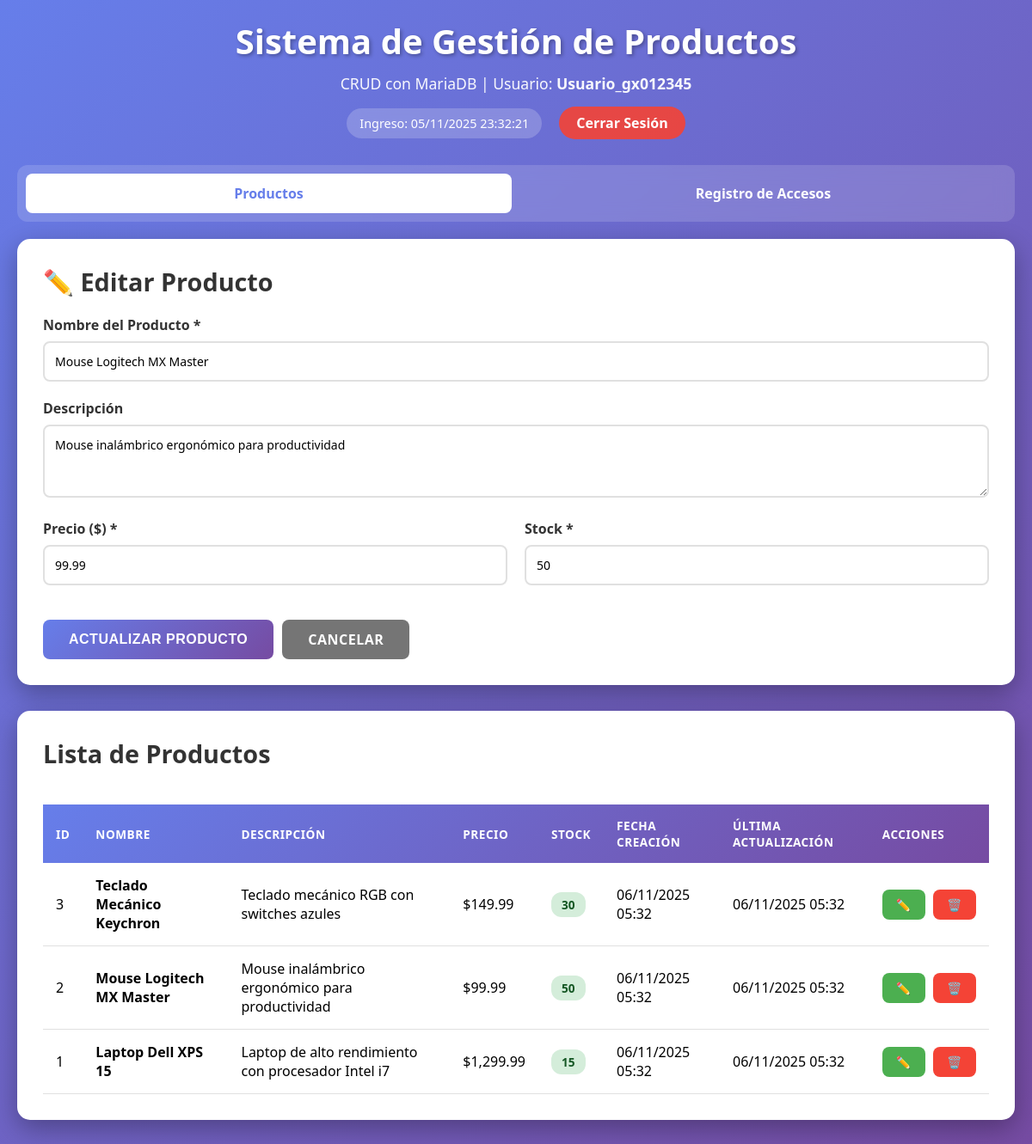
Screenshot of /?editar=2 with the database file from the repository.
### tables this page shows
CREATE TABLE IF NOT EXISTS productos (
    id INT AUTO_INCREMENT PRIMARY KEY,
    nombre VARCHAR(255) NOT NULL,
    descripcion TEXT,
    precio DECIMAL(10, 2) NOT NULL DEFAULT 0.00,
    stock INT NOT NULL DEFAULT 0,
    fecha_creacion TIMESTAMP DEFAULT CURRENT_TIMESTAMP,
    fecha_actualizacion TIMESTAMP DEFAULT CURRENT_TIMESTAMP ON UPDATE CURRENT_TIMESTAMP
);

### functions.php (called while the page is built, shortened)
<?php
function obtenerProductos() {
    $pdo = getConnection();
    $sql = "SELECT * FROM productos ORDER BY id DESC";
    $stmt = $pdo->query($sql);
    return $stmt->fetchAll();
}
function obtenerProductoPorId($id) {
    $pdo = getConnection();
    $sql = "SELECT * FROM productos WHERE id = ?";
    $stmt = $pdo->prepare($sql);
    $stmt->execute([ (int)$id ]);
    return $stmt->fetch();
}

### index.php (the view, shortened to what this page needs)
<?php
require_once __DIR__ . '/functions.php';
$editando = false;
$producto_edit = null;
if (isset($_GET['editar'])) {
    $editando = true;
    $id = intval($_GET['editar']);
    $producto_edit = obtenerProductoPorId($id);
}
$productos = obtenerProductos();
?>
<!DOCTYPE html>
<html lang="es">
<head>
    <link rel="stylesheet" href="styles.css">
</head>
<body>
    <div class="container">
        <div class="header">
            <h1> Sistema de Gestión de Productos</h1>
            <p>CRUD con MariaDB | Usuario: <strong><?php echo $_SESSION['usuario']; ?></strong></p>
            <div class="session-info">
                <span>Ingreso: <?php echo date('d/m/Y H:i:s', $_SESSION['ingreso_timestamp']); ?></span>
                <a href="logout.php" class="btn-logout" onclick="return confirm('¿Deseas cerrar sesión?')">Cerrar Sesión</a>
            </div>
        </div>
        <div class="nav-tabs">
            <a href="index.php" class="tab-link active">Productos</a>
            <a href="registros.php" class="tab-link">Registro de Accesos</a>
        </div>
        <div class="card">
            <h2><?php echo $editando ? '✏️ Editar Producto' : '➕ Agregar Nuevo Producto'; ?></h2>
            <form method="POST" action="">
                <div class="form-group">
                    <label for="nombre">Nombre del Producto *</label>
                    <input type="text" id="nombre" name="nombre"
                           value="<?php echo $editando ? $producto_edit['nombre'] : ''; ?>"
                           required>
                </div>
                <div class="form-group">
                    <label for="descripcion">Descripción</label>
                    <textarea id="descripcion" name="descripcion" rows="3"><?php echo $editando ? $producto_edit['descripcion'] : ''; ?></textarea>
                </div>
                <div class="form-row">
                    <div class="form-group">
                        <label for="precio">Precio ($) *</label>
                        <input type="number" id="precio" name="precio" step="0.01" min="0"
                               value="<?php echo $editando ? $producto_edit['precio'] : ''; ?>"
                               required>
                    </div>
                    <div class="form-group">
                        <label for="stock">Stock *</label>
                        <input type="number" id="stock" name="stock" min="0"
                               value="<?php echo $editando ? $producto_edit['stock'] : ''; ?>"
                               required>
                    </div>
                </div>
                <div class="form-actions">
                    <?php if ($editando): ?>
                        <button type="submit" name="actualizar" class="btn btn-primary">Actualizar Producto</button>
                        <a href="index.php" class="btn btn-cancel">Cancelar</a>
                    <?php else: ?>
                        <button type="submit" name="crear" class="btn btn-primary">Crear Producto</button>
                    <?php endif; ?>
                </div>
            </form>
        </div>
        <div class="card">
            <h2>Lista de Productos</h2>
            <?php if (count($productos) > 0): ?>
                <div class="table-responsive">
                    <table>
                        <thead>
                            <tr>
                                <th>ID</th>
                                <th>Nombre</th>
                                <th>Descripción</th>
                                <th>Precio</th>
                                <th>Stock</th>
                                <th>Fecha Creación</th>
                                <th>Última Actualización</th>
                                <th>Acciones</th>
                            </tr>
                        </thead>
                        <tbody>
                            <?php foreach ($productos as $producto): ?>
                                <tr>
                                    <td><?php echo $producto['id']; ?></td>
                                    <td><strong><?php echo $producto['nombre']; ?></strong></td>
                                    <td><?php echo substr($producto['descripcion'], 0, 50) . (strlen($producto['descripcion']) > 50 ? '...' : ''); ?></td>
                                    <td>$<?php echo number_format($producto['precio'], 2); ?></td>
                                    <td><span class="badge <?php echo $producto['stock'] > 10 ? 'badge-success' : ($producto['stock'] > 0 ? 'badge-warning' : 'badge-danger'); ?>">
                                        <?php echo $producto['stock']; ?>
                                    </span></td>
                                    <td><?php echo date('d/m/Y H:i', strtotime($producto['fecha_creacion'])); ?></td>
                                    <td><?php echo date('d/m/Y H:i', strtotime($producto['fecha_actualizacion'])); ?></td>
                                    <td class="actions">
                                        <a href="?editar=<?php echo $producto['id']; ?>" class="btn btn-edit">✏️</a>
                                        <a href="?eliminar=<?php echo $producto['id']; ?>"
                                           class="btn btn-delete"
                                           onclick="return confirm('¿Estás seguro de eliminar este producto?')">🗑️</a>
                                    </td>
                                </tr>
                            <?php endforeach; ?>
                        </tbody>
                    </table>
                </div>
            <?php endif; ?>
        </div>
    </div>
</body>
</html>

### styles.css (style rules this page uses)
* { margin: 0; padding: 0; box-sizing: border-box; }
body { font-family: 'Segoe UI', Tahoma, Geneva, Verdana, sans-serif; background: linear-gradient(135deg, #667eea 0%, #764ba2 100%); min-height: 100vh; padding: 20px; }
.container { max-width: 1400px; margin: 0 auto; }
.header { text-align: center; color: white; margin-bottom: 30px; }
.header h1 { font-size: 2.5em; margin-bottom: 10px; text-shadow: 2px 2px 4px rgba(0,0,0,0.3); }
.header p { font-size: 1.1em; opacity: 0.95; }
.session-info { display: flex; justify-content: center; align-items: center; gap: 20px; margin-top: 15px; flex-wrap: wrap; }
.session-info span { background: rgba(255,255,255,0.2); padding: 8px 15px; border-radius: 20px; font-size: 0.9em; backdrop-filter: blur(10px); }
.btn-logout { background: rgba(244, 67, 54, 0.9); color: white; padding: 8px 20px; border-radius: 20px; text-decoration: none; font-weight: 600; transition: all 0.3s ease; }
.nav-tabs { display: flex; gap: 10px; margin-bottom: 20px; background: rgba(255,255,255,0.15); padding: 10px; border-radius: 12px; backdrop-filter: blur(10px); }
.tab-link { flex: 1; padding: 12px 20px; text-align: center; color: white; text-decoration: none; border-radius: 8px; font-weight: 600; transition: all 0.3s ease; }
.tab-link.active { background: white; color: #667eea; }
.card { background: white; border-radius: 15px; padding: 30px; box-shadow: 0 10px 30px rgba(0,0,0,0.3); margin-bottom: 30px; animation: slideUp 0.5s ease; }
.card h2 { color: #333; margin-bottom: 20px; font-size: 1.8em; }
.form-group { margin-bottom: 20px; }
.form-group label { display: block; margin-bottom: 8px; color: #333; font-weight: 600; }
.form-group input, .form-group textarea { width: 100%; padding: 12px; border: 2px solid #e0e0e0; border-radius: 8px; font-size: 14px; font-family: inherit; transition: all 0.3s ease; }
.form-row { display: grid; grid-template-columns: repeat(auto-fit, minmax(200px, 1fr)); gap: 20px; }
.btn { padding: 12px 30px; border: none; border-radius: 8px; font-size: 16px; font-weight: 600; cursor: pointer; transition: all 0.3s ease; text-transform: uppercase; letter-spacing: 0.5px; text-decoration: none; display: inline-block; }
.btn-primary { background: linear-gradient(135deg, #667eea 0%, #764ba2 100%); color: white; }
.btn-edit { background: #4CAF50; color: white; padding: 8px 16px; font-size: 14px; margin-right: 5px; }
.btn-delete { background: #f44336; color: white; padding: 8px 16px; font-size: 14px; }
.btn-cancel { background: #757575; color: white; }
.form-actions { display: flex; gap: 10px; margin-top: 20px; }
.table-responsive { overflow-x: auto; }
table { width: 100%; border-collapse: collapse; margin-top: 20px; }
table thead { background: linear-gradient(135deg, #667eea 0%, #764ba2 100%); color: white; }
table th, table td { padding: 15px; text-align: left; }
table th { font-weight: 600; text-transform: uppercase; font-size: 0.85em; letter-spacing: 0.5px; }
table tbody tr { border-bottom: 1px solid #e0e0e0; transition: background 0.3s ease; }
table td.actions { white-space: nowrap; }
.badge { display: inline-block; padding: 5px 12px; border-radius: 12px; font-size: 0.85em; font-weight: 600; }
.badge-success { background: #d4edda; color: #155724; }

### rows the page displays
productos: nombre "Mouse Logitech MX Master", descripcion "Mouse inalámbrico ergonómico para productividad", precio "99.99", stock "50", id "2", fecha_creacion "06/11/2025 05:32", fecha_actualizacion "06/11/2025 05:32"
productos: id "3", nombre "Teclado Mecánico Keychron", descripcion "Teclado mecánico RGB con switches azules", precio "149.99", stock "30", fecha_creacion "06/11/2025 05:32", fecha_actualizacion "06/11/2025 05:32"
productos: id "1", nombre "Laptop Dell XPS 15", descripcion "Laptop de alto rendimiento con procesador Intel i7", precio "1,299.99", stock "15", fecha_creacion "06/11/2025 05:32", fecha_actualizacion "06/11/2025 05:32"

### other values shown
$_SESSION['usuario'] "Usuario_gx012345"
date('d/m/Y H:i:s', $_SESSION['ingreso_timestamp']) "05/11/2025 23:32:21"
